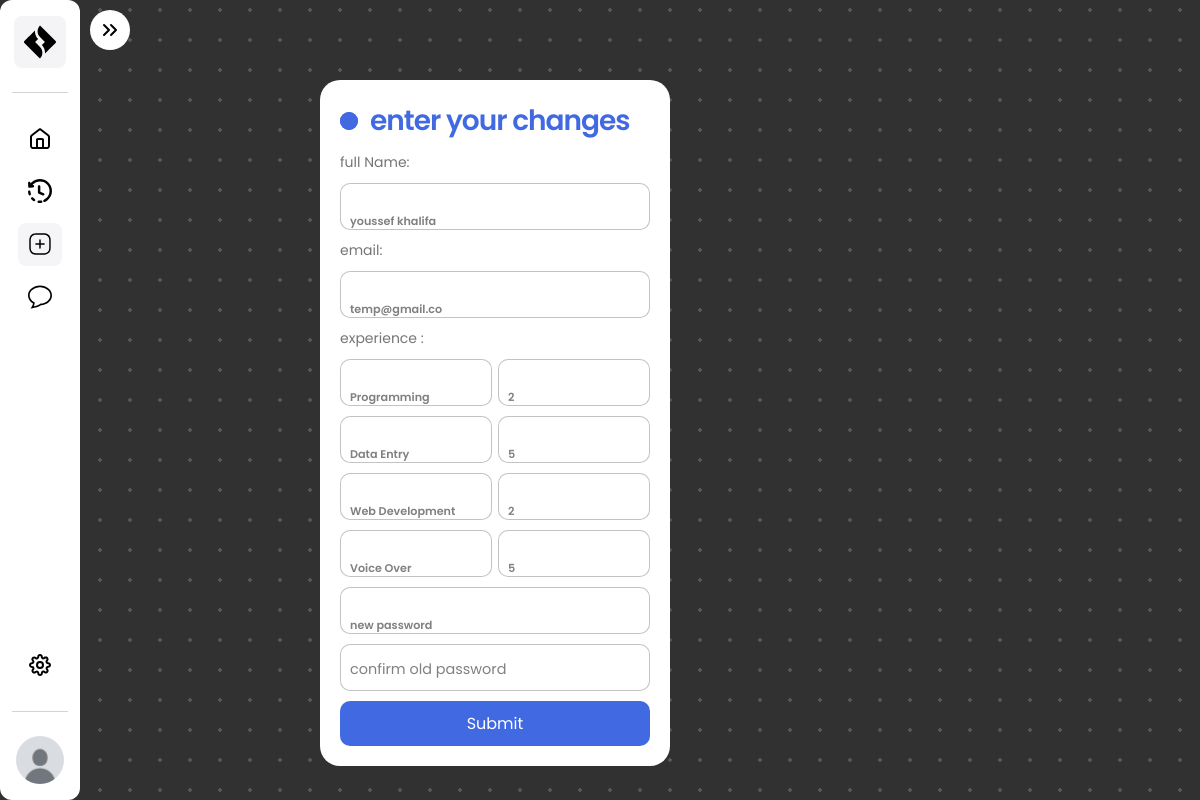
/settings.php (signed in), run on the app's committed database.
### tables this page shows
CREATE TABLE `users` (
  `id` int(11) NOT NULL,
  `email` varchar(255) NOT NULL,
  `pwd` varchar(255) NOT NULL,
  `fullName` varchar(255) NOT NULL,
  `type` varchar(255) NOT NULL,
  `exp1` int(11) NOT NULL,
  `exp2` int(11) NOT NULL,
  `exp3` int(11) NOT NULL,
  `exp4` int(11) NOT NULL
);

CREATE TABLE `experience` (
  `id` bigint(20) UNSIGNED NOT NULL,
  `name` varchar(100) DEFAULT NULL,
  `years` int(11) DEFAULT NULL
);

### class/ConnexionBD.php (called while the page is built, shortened)
<?php
class ConnexionBD
{
  private static $_dbname = "tanit";
  private static $_user = "root";
  private static $_pwd = "";
  private static $_host = "localhost";
  private static $_bdd = null;
  private function __construct()
  {
    try {
      self::$_bdd = new PDO("mysql:host=" . self::$_host . ";dbname=" . self::$_dbname . ";charset=utf8", self::$_user, self::$_pwd,    array(PDO::MYSQL_ATTR_INIT_COMMAND => 'SET NAMES UTF8'));
    } catch (PDOException $e) {
      echo('Erreur : ' . $e->getMessage());
      die();
    }
  }
  public static function getInstance()
  {
    return (self::$_bdd);
  }
}

### class/UserRep.php (called while the page is built, shortened)
<?php
class UserRep
{
    private $db = null;
    private $table = 'users';
    public function __construct()
    {
        $this->db = connexionBd::getInstance();
    }
    public function getuser(int $id)
    {
        $query = "select * from {$this->table} where id = {$id}";
        $result = $this->db->query($query);
        $user = $result->fetch(PDO::FETCH_OBJ);
        $lol = array($user->fullName, $user->email, $user->exp1, $user->exp2, $user->exp3, $user->exp4, $user->type);
        return $lol;
    }
}

### class/expRep.php (called while the page is built, shortened)
<?php
class expRep
{
    private $db = null;
    private $table = 'experience';
    public function __construct()
    {
        $this->db = connexionBd::getInstance();
    }
    public function getnameyears($id)
    {
        $query = "select * from {$this->table} where id = {$id};";
        $res = $this->db->query($query);
        $name = $res->fetch(PDO::FETCH_OBJ);
        return array($name->name, $name->years);
    }
}

### settings.php (the view, shortened to what this page needs)
<!DOCTYPE html>
<html lang="en">
<?php
$users = new UserRep();
$exps = new expRep();
$user = $users->getuser($_SESSION['id']);
$uexp = array_slice($user, 2, 4);
$temp = array();
for ($i = 0; $i < 4; $i++) {
    if ($uexp[$i] == '') {
        array_push($temp, array("experience", 'years'));
    } else {
        array_push($temp, $exps->getnameyears($uexp[$i]));
    }
}
?>
<head>
    <link rel='stylesheet' href='cssobjs/sidebar.css' />
    <link rel='stylesheet' href='cssobjs/new.css' />
</head>
<body>
    <nav class='sidebar'>
        <div class="sidebar-header">
            <a class="logo-wrapper">
                <img src="./assets/logo.svg" alt="Logo">
            </a>
            <button class="toggle-btn">
                <img src="./assets/expand.svg" alt="expand button">
            </button>
        </div>
        <div class="sidebar-links">
            <a class="link" href='home.php'>
                <img src="./assets/home.svg" alt="">
            </a>
            <a class="link" title='History' href='history.php'>
                <img src="./assets/history.svg" alt="history">
            </a>
            <a class="link active" title='new post' href='new.php'>
                <img src="./assets/new.svg" alt="new post">
            </a>
            <a class="link" title='Messages' href='messages.php'>
                <img src="./assets/message.svg" alt="messages">
            </a>
        </div>
        <div class="sidebar-bottom">
            <div class="sidebar-links">
                <a class="link" title='Settings' href='settings.php'>
                    <img src="./assets/settings.svg" alt="">
                </a>
            </div>
            <div class="user-profile">
                <div class="user-avatar" title='logout' id="settings">
                    <img src="./assets/default.jpg" alt="">
                </div>
            </div>
        </div>
    </nav>
    <div class="main">
        <form class="form" action="change.php" method="post" enctype="multipart/form-data">
            <p class="title">enter your changes </p>
            <p class="message">full Name: </p>
            <label>
                <input placeholder="" type="text" class="input" name='name'>
                <span>
                    <?= $user[0] ?>
                </span>
            </label>
            <p class="message">email: </p>
            <label>
                <input placeholder="" type="text" class="input" name='mail'>
                <span>
                    <?= $user[1] ?>
                </span>
            </label>
            <p class="message">experience :</p>
            <?php for ($i = 0; $i < 4; $i++) { ?>
            <div class="flex">
                <label>
                    <input placeholder="" autocomplete='on' type="text" class="input" list='options'
                        name='req<?= $i ?>'>
                    <span>
                        <?= $temp[$i][0] ?>
                    </span>
                </label>
                <label>
                    <input placeholder="" type="number" min='0' class="input" name='req<?= $i ?>y'>
                    <span>
                        <?= $temp[$i][1] ?>
                    </span>
                </label>
            </div>
            <?php } ?>
            <label>
                <input placeholder="" type="password" class="input" name='npwd'>
                <span>
                    new password
                </span>
            </label>
            <label>
                <input required placeholder="" type="password" class="input" name='pwd'>
                <span>
                    confirm old password
                </span>
            </label>
            <button class="submit">Submit</button>
        </form>
    </div>
</body>
</html>

### cssobjs/sidebar.css (style rules this page uses)
*, *::before, *::after { margin: 0; padding: 0; box-sizing: border-box; }
body { height: 100vh; font-family: Poppins, sans-serif; position: relative; background-color: #313131; background-image: radial-gradient(rgba(255, 255, 255, 0.171) 2px, transparent 0); background-size: 30px 30px; background-position: -5px -5px; }
.main { margin-left: 20rem; }
button, a, li { all: unset; font: inherit; cursor: pointer; }
.sidebar { position: fixed; width: 5rem; height: 100vh; background-color: #ffffff; padding: 1rem 0.75rem; border-radius: 0.75rem; display: flex; flex-direction: column; transition: width 500ms ease; }
.sidebar-header, .sidebar-links { display: flex; justify-content: center; align-items: center; overflow: hidden; }
.sidebar-header { margin-bottom: 1.5rem; }
.logo-wrapper { display: flex; justify-content: start; align-items: center; gap: 1.25rem; }
.logo-wrapper>img { width: 3.25rem; height: 3.25rem; background-color: #f4f4f6; padding: 0.4rem; border-radius: 0.5rem; }
.sidebar-links { flex-direction: column; margin-bottom: auto; gap: 0.6rem; padding-top: 1.5rem; }
.sidebar>.sidebar-links { border-top: 1px solid rgb(211, 211, 211); }
.link { display: flex; padding: 0.6rem; border-radius: 0.5rem; gap: 1.5rem; }
.link.active { background-color: #f5f5f7; }
.link>img { width: 24px; height: 24px; }
.sidebar-bottom .sidebar-links { padding-bottom: 1.5rem; }
.toggle-btn { position: absolute; top: 10px; right: -50px; padding: 0.5rem; background-color: #fff; border-radius: 50%; display: flex; justify-content: center; align-items: center; transition: transform 0.25s ease; }
.user-profile { display: flex; justify-content: center; align-items: center; gap: 1.5rem; padding-top: 1.5rem; border-top: 1px solid rgb(211, 211, 211); }
.user-avatar { width: 48px; height: 48px; cursor: pointer; transition: scale 0.2s ease; }
.user-avatar img { width: 100%; height: 100%; border-radius: 50%; object-fit: cover; }

### cssobjs/new.css (style rules this page uses)
.form { display: flex; flex-direction: column; gap: 10px; max-width: 350px; background-color: #fff; padding: 20px; border-radius: 20px; position: absolute; top: 10%; }
.title { font-size: 28px; color: royalblue; font-weight: 600; letter-spacing: -1px; position: relative; display: flex; align-items: center; padding-left: 30px; }
.title::before, .title::after { position: absolute; content: ""; height: 16px; width: 16px; border-radius: 50%; left: 0px; background-color: royalblue; }
.title::before { width: 18px; height: 18px; background-color: royalblue; }
.title::after { width: 18px; height: 18px; animation: pulse 1s linear infinite; }
.message, .signin, .temp { color: rgba(88, 87, 87, 0.822); font-size: 14px; }
.flex { display: flex; width: 100%; gap: 6px; }
.form label { position: relative; }
.form label .input, textarea { width: 100%; padding: 10px 10px 20px 10px; outline: 0; border: 1px solid rgba(105, 105, 105, 0.397); border-radius: 10px; }
.form label .input+span { position: absolute; left: 10px; top: 15px; color: grey; font-size: 0.9em; cursor: text; transition: 0.3s ease; }
.form label .input:focus+span, .form label .input:valid+span { top: 30px; font-size: 0.7em; font-weight: 600; }
.form label .input:valid+span { color: green; }
.submit { border: none; outline: none; background-color: royalblue; padding: 10px; border-radius: 10px; color: #fff; font-size: 16px; transform: .3s ease; text-align: center; }

### settings.php (style rules this page uses)
.form label .input:valid+span { color: gray; }

### data on the page
users: fullName "youssef khalifa", email "temp@gmail.co"
experience: name "Programming", i "2"
experience: name "Data Entry", years "5"
experience: name "Web Development", years "2"
experience: name "Voice Over", years "5"
